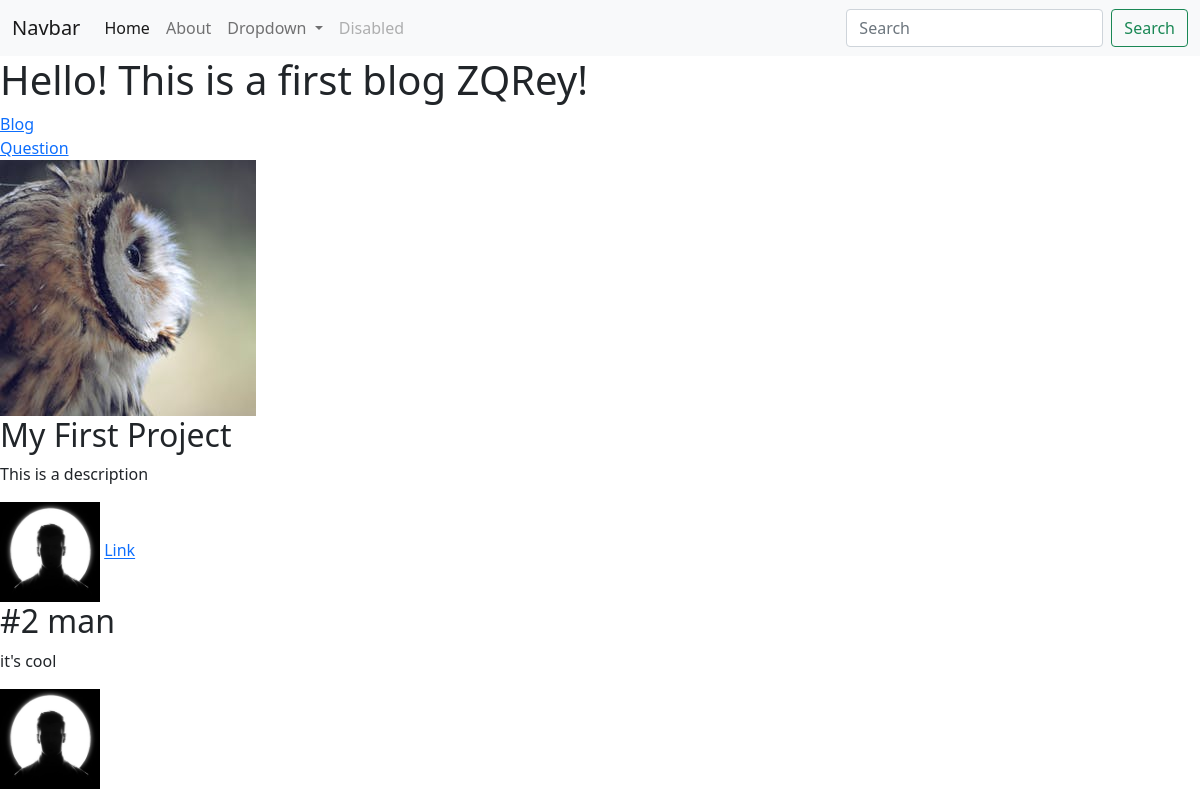
The page / on the database its author committed.
### portfolio/models.py (models this page shows, shortened)
class Project(models.Model):
    title = models.CharField(max_length=100)
    description = models.CharField(max_length=250)
    image = models.ImageField(upload_to='portfolio/images/')
    url = models.URLField(blank=True)

### portfolio/views.py (the view)
# urls.py: 2. Add a URL to urlpatterns:  path('', views.home, name='home')
def home(request):
    projects = Project.objects.all()
    return render(request, 'portfolio/home.html', {'projects':projects})

### portfolio/templates/portfolio/home.html
{% extends 'portfolio/base.html' %}
{% block content %}
{% load static %}
<h1>Hello! This is a first blog ZQRey!</h1>
<a href="{% url 'blog:all_blogs' %}">Blog</a>
<br>
<a href="{% static 'portfolio/Задания.pdf' %}">Question</a>
<br>
<img src="{% static 'portfolio/2.jpeg' %}">
{% for project in projects %}
<h2>{{ project.title }}</h2>
<p>{{ project.description }}</p>
<img src="{{ project.image.url }}" height="100" width="100">
{% if project.url %}
<a href="{{ project.url }}">Link</a>
{% endif %}
{% endfor %}
{% endblock %}

### rows shown on the page
Project: title "My First Project", description "This is a description", image (picture)
Project: title "#2 man", description "it's cool", image (picture)
